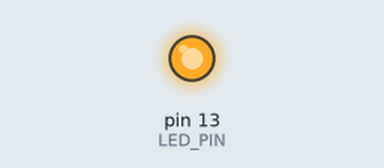
Simulated run of this sketch. Board: Arduino Uno, built with avr-gcc and run on an emulated ATmega328P. On the bench: output pins drawn as LEDs (lit = HIGH).

Above: at 1.0 s.
At 3.0 s:
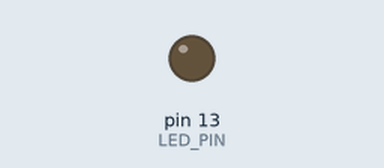
Timing chart, 0 to 5.2 s (numbered marks = the images above):
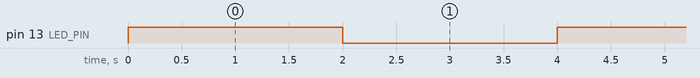

Measured:
- by itself, pin 13 (LED_PIN): alternates HIGH for 2.0 s and LOW for 2.0 s

The sketch:

ques1.ide.ino
```cpp
const byte LED_PIN = 13;
const byte METER_PIN = A4;

void setup() {
  pinMode(LED_PIN, OUTPUT);
  pinMode(METER_PIN, INPUT);
  Serial.begin(9600);
  startTimer(0.5);  // Set the initial timer frequency to blink every 2 seconds
}

void loop() {
  // Empty loop, as the main work is done through interrupts.
}

void startTimer(double frequency) {
  noInterrupts();
  int prescaler = 1024;  // Adjust based on your specific timer and Arduino model
  long timerValue = F_CPU / prescaler / frequency - 1;
  TCCR1A = 0;
  TCCR1B = 0;
  TCNT1 = 0;
  OCR1A = timerValue;
  TCCR1B |= (1 << WGM12);
  TCCR1B |= (1 << CS12) | (1 << CS10);
  TIMSK1 |= (1 << OCIE1A);
  interrupts();
}

ISR(TIMER1_COMPA_vect) {
  digitalWrite(LED_PIN, digitalRead(LED_PIN) ^ 1);
}
```
